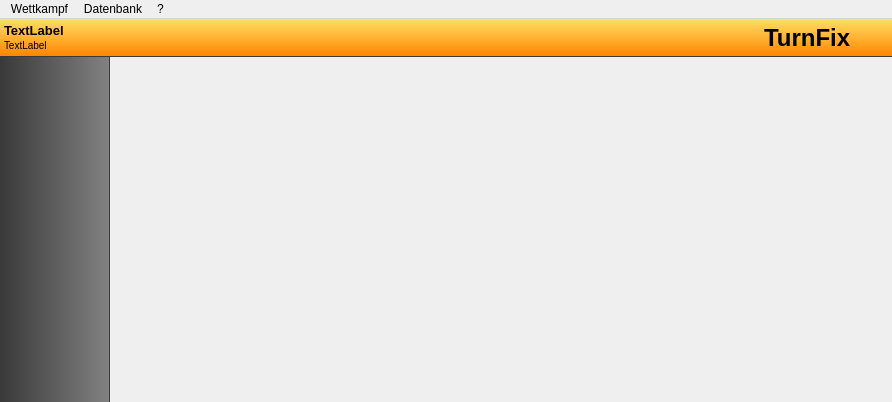
<?xml version="1.0" encoding="UTF-8"?>
<ui version="4.0">
 <class>MainWindow</class>
 <widget class="QMainWindow" name="MainWindow">
  <property name="geometry">
   <rect>
    <x>0</x>
    <y>0</y>
    <width>892</width>
    <height>402</height>
   </rect>
  </property>
  <property name="sizePolicy">
   <sizepolicy hsizetype="Preferred" vsizetype="Preferred">
    <horstretch>0</horstretch>
    <verstretch>0</verstretch>
   </sizepolicy>
  </property>
  <property name="windowTitle">
   <string>TurnFix</string>
  </property>
  <property name="windowIcon">
   <iconset resource="../../../resources/TurnFix.qrc">
    <normaloff>:/appicons/icon.png</normaloff>:/appicons/icon.png</iconset>
  </property>
  <property name="styleSheet">
   <string notr="true">QToolBar {
        border: 0;
        font-weight: bold;
        border-right:1px solid rgba(57, 57, 57, 255);
        spacing:0;
}
QToolBar:left {
        width:90px;
        background-color: qlineargradient(spread:pad, x1:0, y1:0, x2:1, y2:0, stop:0 rgba(57, 57, 57, 255), stop:1 rgba(130, 130, 130, 255));
}

QToolButton {
        width:110px;
        border:0;
        padding:1px;
        border-right:1px solid rgba(57, 57, 57, 255);
        border-top:1px solid qlineargradient(spread:pad, x1:0, y1:0, x2:1, y2:0, stop:0 rgba(57, 57, 57, 255), stop:1 rgba(130, 130, 130, 255));
        border-bottom:1px solid qlineargradient(spread:pad, x1:0, y1:0, x2:1, y2:0, stop:0 rgba(57, 57, 57, 255), stop:1 rgba(130, 130, 130, 255));
        color:white;
        font-weight:bold;
        font-size:10px;
}

QToolButton:checked, QToolButton:selected {
    color:#000000;
    background-color: qlineargradient(spread:pad, x1:0, y1:0, x2:1, y2:0, stop:0 rgba(196, 196, 196, 255), stop:1 rgba(252, 252, 252, 255));
        border-top:1px solid rgba(57, 57, 57, 255);
        border-bottom:1px solid rgba(57, 57, 57, 255);
}

QToolButton:disabled {
        color:#cccccc;
}

QWidget#sidebar {
        background-color: qlineargradient(spread:pad, x1:0, y1:0, x2:1, y2:0, stop:0 rgba(57, 57, 57, 255), stop:1 rgba(130, 130, 130, 255));
        border-right:1px solid rgba(57, 57, 57, 255);
}

QWidget#headerWidget {
        background-color: qlineargradient(spread:pad, x1:0, y1:1, x2:0, y2:0, stop:0 rgba(255, 131, 0, 255), stop:1 rgba(255, 223, 100, 255));
                border-bottom:1px solid rgba(57, 57, 57, 255);
}

QWidget#toolBar {
        background-color: qlineargradient(spread:pad, x1:0, y1:1, x2:0, y2:0, stop:0 rgba(57, 57, 57, 255), stop:1 rgba(180, 180, 180, 255));
}

QPushButton {
        background-color: qlineargradient(spread:pad, x1:0, y1:1, x2:0, y2:0, stop:0 rgba(196, 196, 196, 255), stop:1 rgba(252, 252, 252, 255));
        border:1px solid rgb(206, 206, 206);
        border-radius:5px;
        padding:2px;
}

QPushButton:pressed, QPushButton:hover {
        border: 1px solid rgb(255, 170, 0);
        background-color: qlineargradient(spread:pad, x1:0, y1:1, x2:0, y2:0, stop:0 rgba(255, 131, 0, 255), stop:1 rgba(255, 223, 100, 255));
}</string>
  </property>
  <widget class="QWidget" name="centralwidget">
   <property name="sizePolicy">
    <sizepolicy hsizetype="Maximum" vsizetype="Maximum">
     <horstretch>0</horstretch>
     <verstretch>0</verstretch>
    </sizepolicy>
   </property>
   <property name="minimumSize">
    <size>
     <width>454</width>
     <height>0</height>
    </size>
   </property>
   <layout class="QGridLayout" name="gridLayout">
    <property name="leftMargin">
     <number>0</number>
    </property>
    <property name="topMargin">
     <number>0</number>
    </property>
    <property name="rightMargin">
     <number>0</number>
    </property>
    <property name="bottomMargin">
     <number>0</number>
    </property>
    <property name="spacing">
     <number>0</number>
    </property>
    <item row="0" column="0" rowspan="2" colspan="2">
     <widget class="QWidget" name="headerWidget" native="true">
      <layout class="QGridLayout" name="gridLayout_2">
       <property name="leftMargin">
        <number>4</number>
       </property>
       <property name="topMargin">
        <number>4</number>
       </property>
       <property name="rightMargin">
        <number>4</number>
       </property>
       <property name="bottomMargin">
        <number>4</number>
       </property>
       <property name="verticalSpacing">
        <number>0</number>
       </property>
       <item row="0" column="1" rowspan="2">
        <spacer name="horizontalSpacer">
         <property name="orientation">
          <enum>Qt::Horizontal</enum>
         </property>
         <property name="sizeHint" stdset="0">
          <size>
           <width>40</width>
           <height>20</height>
          </size>
         </property>
        </spacer>
       </item>
       <item row="0" column="2" rowspan="2">
        <widget class="QLabel" name="label_2">
         <property name="styleSheet">
          <string notr="true">font-size:24px;
font-weight:bold;
font-family:Tahoma;</string>
         </property>
         <property name="text">
          <string>TurnFix</string>
         </property>
        </widget>
       </item>
       <item row="0" column="3" rowspan="2">
        <widget class="QLabel" name="label">
         <property name="minimumSize">
          <size>
           <width>30</width>
           <height>30</height>
          </size>
         </property>
         <property name="maximumSize">
          <size>
           <width>30</width>
           <height>30</height>
          </size>
         </property>
         <property name="text">
          <string/>
         </property>
         <property name="pixmap">
          <pixmap resource="../../../resources/TurnFix.qrc">:/appicons/icon.png</pixmap>
         </property>
         <property name="scaledContents">
          <bool>true</bool>
         </property>
        </widget>
       </item>
       <item row="0" column="0">
        <widget class="QLabel" name="lbl_wk">
         <property name="font">
          <font>
           <pointsize>-1</pointsize>
           <weight>75</weight>
           <bold>true</bold>
          </font>
         </property>
         <property name="styleSheet">
          <string notr="true">font-size:13px;
font-weight:bold;</string>
         </property>
         <property name="text">
          <string>TextLabel</string>
         </property>
        </widget>
       </item>
       <item row="1" column="0">
        <widget class="QLabel" name="lbl_ort">
         <property name="styleSheet">
          <string notr="true">font-size:10px;</string>
         </property>
         <property name="text">
          <string>TextLabel</string>
         </property>
        </widget>
       </item>
      </layout>
     </widget>
    </item>
    <item row="2" column="1">
     <widget class="QStackedWidget" name="sta_wdg">
      <widget class="Tab_WK" name="wk_tab"/>
      <widget class="Tab_TN" name="tn_tab"/>
      <widget class="Tab_RG" name="rg_tab"/>
      <widget class="Tab_SR" name="sr_tab"/>
      <widget class="Tab_PE" name="pe_tab"/>
      <widget class="Tab_ER" name="er_tab"/>
      <widget class="Tab_DR" name="dr_tab"/>
      <widget class="Tab_ST" name="st_tab"/>
      <widget class="Tab_ED" name="ed_tab"/>
     </widget>
    </item>
    <item row="2" column="0">
     <widget class="QWidget" name="sidebar" native="true">
      <property name="minimumSize">
       <size>
        <width>110</width>
        <height>0</height>
       </size>
      </property>
      <property name="maximumSize">
       <size>
        <width>110</width>
        <height>16777215</height>
       </size>
      </property>
      <layout class="QVBoxLayout" name="verticalLayout">
       <property name="spacing">
        <number>0</number>
       </property>
       <property name="leftMargin">
        <number>0</number>
       </property>
       <property name="topMargin">
        <number>0</number>
       </property>
       <property name="rightMargin">
        <number>0</number>
       </property>
       <property name="bottomMargin">
        <number>0</number>
       </property>
      </layout>
     </widget>
    </item>
   </layout>
  </widget>
  <widget class="QMenuBar" name="menubar">
   <property name="geometry">
    <rect>
     <x>0</x>
     <y>0</y>
     <width>892</width>
     <height>21</height>
    </rect>
   </property>
   <widget class="QMenu" name="menuWettkampf">
    <property name="title">
     <string>Wettkampf</string>
    </property>
    <addaction name="act_change_contest"/>
    <addaction name="separator"/>
    <addaction name="act_preferences"/>
    <addaction name="act_nos"/>
    <addaction name="separator"/>
    <addaction name="act_mail"/>
    <addaction name="separator"/>
    <addaction name="act_exit"/>
   </widget>
   <widget class="QMenu" name="menuDatenbank">
    <property name="title">
     <string>Datenbank</string>
    </property>
    <addaction name="act_competitordatabase"/>
    <addaction name="act_clubdatabase"/>
    <addaction name="act_events"/>
    <addaction name="separator"/>
    <addaction name="act_pass"/>
   </widget>
   <widget class="QMenu" name="menu">
    <property name="title">
     <string>?</string>
    </property>
    <addaction name="act_license"/>
   </widget>
   <addaction name="menuWettkampf"/>
   <addaction name="menuDatenbank"/>
   <addaction name="menu"/>
  </widget>
  <action name="act_change_contest">
   <property name="text">
    <string>Wettkampf wechseln</string>
   </property>
  </action>
  <action name="act_preferences">
   <property name="text">
    <string>Eigenschaften</string>
   </property>
   <property name="shortcut">
    <string>F2</string>
   </property>
  </action>
  <action name="act_exit">
   <property name="text">
    <string>Beenden</string>
   </property>
   <property name="menuRole">
    <enum>QAction::QuitRole</enum>
   </property>
  </action>
  <action name="act_competitordatabase">
   <property name="text">
    <string>Turnerdatenbank</string>
   </property>
   <property name="shortcut">
    <string>F3</string>
   </property>
  </action>
  <action name="act_clubdatabase">
   <property name="text">
    <string>Vereinsdatenbank</string>
   </property>
   <property name="shortcut">
    <string>F4</string>
   </property>
  </action>
  <action name="act_events">
   <property name="text">
    <string>Disziplinen</string>
   </property>
   <property name="shortcut">
    <string>F5</string>
   </property>
  </action>
  <action name="act_license">
   <property name="text">
    <string>Über Turnfix</string>
   </property>
  </action>
  <action name="act_nos">
   <property name="text">
    <string>Startnummern vergeben</string>
   </property>
  </action>
  <action name="act_mail">
   <property name="text">
    <string>Listen per Email verschicken</string>
   </property>
  </action>
  <action name="act_pass">
   <property name="text">
    <string>Startpassnummern erfassen</string>
   </property>
  </action>
  <action name="act_WK">
   <property name="checkable">
    <bool>true</bool>
   </property>
   <property name="checked">
    <bool>true</bool>
   </property>
   <property name="icon">
    <iconset resource="../../../resources/TurnFix.qrc">
     <normaloff>:/appicons/icon.png</normaloff>:/appicons/icon.png</iconset>
   </property>
   <property name="text">
    <string>Wettkämpfe</string>
   </property>
  </action>
  <action name="act_TN">
   <property name="checkable">
    <bool>true</bool>
   </property>
   <property name="icon">
    <iconset resource="../../../resources/TurnFix.qrc">
     <normaloff>:/appicons/teilnehmer.png</normaloff>:/appicons/teilnehmer.png</iconset>
   </property>
   <property name="text">
    <string>Teilnehmer</string>
   </property>
  </action>
  <action name="act_RG">
   <property name="checkable">
    <bool>true</bool>
   </property>
   <property name="icon">
    <iconset resource="../../../resources/TurnFix.qrc">
     <normaloff>:/appicons/riegen.png</normaloff>:/appicons/riegen.png</iconset>
   </property>
   <property name="text">
    <string>Riegen einteilen</string>
   </property>
  </action>
  <action name="act_PE">
   <property name="checkable">
    <bool>true</bool>
   </property>
   <property name="icon">
    <iconset resource="../../../resources/TurnFix.qrc">
     <normaloff>:/appicons/leistungen.png</normaloff>:/appicons/leistungen.png</iconset>
   </property>
   <property name="text">
    <string>Leistungen erfassen</string>
   </property>
  </action>
  <action name="act_ER">
   <property name="checkable">
    <bool>true</bool>
   </property>
   <property name="icon">
    <iconset resource="../../../resources/TurnFix.qrc">
     <normaloff>:/appicons/ergebnisse.png</normaloff>:/appicons/ergebnisse.png</iconset>
   </property>
   <property name="text">
    <string>Ergebnisse</string>
   </property>
  </action>
  <action name="act_DR">
   <property name="checkable">
    <bool>true</bool>
   </property>
   <property name="icon">
    <iconset resource="../../../resources/TurnFix.qrc">
     <normaloff>:/appicons/drucken.png</normaloff>:/appicons/drucken.png</iconset>
   </property>
   <property name="text">
    <string>Drucken &amp;&amp; Exportieren</string>
   </property>
  </action>
  <action name="act_ST">
   <property name="checkable">
    <bool>true</bool>
   </property>
   <property name="icon">
    <iconset resource="../../../resources/TurnFix.qrc">
     <normaloff>:/appicons/status.png</normaloff>:/appicons/status.png</iconset>
   </property>
   <property name="text">
    <string>Statusübersicht</string>
   </property>
  </action>
  <action name="act_ED">
   <property name="checkable">
    <bool>true</bool>
   </property>
   <property name="icon">
    <iconset resource="../../../resources/TurnFix.qrc">
     <normaloff>:/appicons/layout.png</normaloff>:/appicons/layout.png</iconset>
   </property>
   <property name="text">
    <string>Layout-Editor</string>
   </property>
  </action>
  <action name="act_SR">
   <property name="checkable">
    <bool>true</bool>
   </property>
   <property name="icon">
    <iconset resource="../../../resources/TurnFix.qrc">
     <normaloff>:/appicons/directory_listing.png</normaloff>:/appicons/directory_listing.png</iconset>
   </property>
   <property name="text">
    <string>Startreihenfolgen</string>
   </property>
  </action>
 </widget>
 <customwidgets>
  <customwidget>
   <class>Tab_WK</class>
   <extends>QWidget</extends>
   <header>src/widgets/header/wdg_tab_wk.h</header>
   <container>1</container>
  </customwidget>
  <customwidget>
   <class>Tab_TN</class>
   <extends>QWidget</extends>
   <header>src/widgets/header/wdg_tab_tn.h</header>
   <container>1</container>
  </customwidget>
  <customwidget>
   <class>Tab_RG</class>
   <extends>QWidget</extends>
   <header>src/widgets/header/wdg_tab_rg.h</header>
   <container>1</container>
  </customwidget>
  <customwidget>
   <class>Tab_PE</class>
   <extends>QWidget</extends>
   <header>src/widgets/header/wdg_tab_pe.h</header>
   <container>1</container>
  </customwidget>
  <customwidget>
   <class>Tab_ER</class>
   <extends>QWidget</extends>
   <header>src/widgets/header/wdg_tab_er.h</header>
   <container>1</container>
  </customwidget>
  <customwidget>
   <class>Tab_DR</class>
   <extends>QWidget</extends>
   <header>src/widgets/header/wdg_tab_dr.h</header>
   <container>1</container>
  </customwidget>
  <customwidget>
   <class>Tab_ST</class>
   <extends>QWidget</extends>
   <header>src/widgets/header/wdg_tab_st.h</header>
   <container>1</container>
  </customwidget>
  <customwidget>
   <class>Tab_ED</class>
   <extends>QWidget</extends>
   <header>src/widgets/header/wdg_tab_ed.h</header>
   <container>1</container>
  </customwidget>
  <customwidget>
   <class>Tab_SR</class>
   <extends>QWidget</extends>
   <header>src/widgets/header/wdg_tab_sr.h</header>
   <container>1</container>
  </customwidget>
 </customwidgets>
 <resources>
  <include location="../../../resources/TurnFix.qrc"/>
 </resources>
 <connections/>
</ui>
